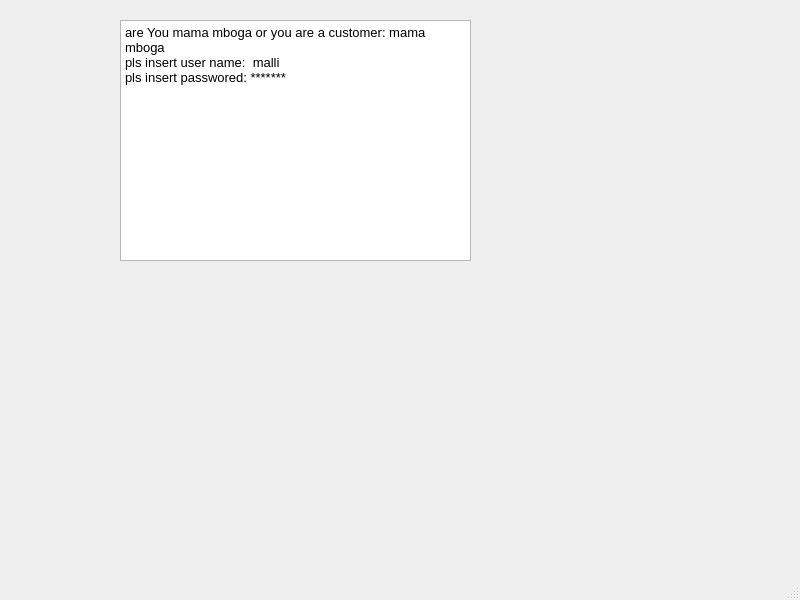
<?xml version="1.0" encoding="UTF-8"?>
<ui version="4.0">
 <class>MainWindow</class>
 <widget class="QMainWindow" name="MainWindow">
  <property name="geometry">
   <rect>
    <x>0</x>
    <y>0</y>
    <width>800</width>
    <height>600</height>
   </rect>
  </property>
  <property name="windowTitle">
   <string>MainWindow</string>
  </property>
  <widget class="QWidget" name="centralwidget">
   <widget class="QTextBrowser" name="textBrowser">
    <property name="geometry">
     <rect>
      <x>120</x>
      <y>20</y>
      <width>351</width>
      <height>241</height>
     </rect>
    </property>
    <property name="html">
     <string>&lt;!DOCTYPE HTML PUBLIC &quot;-//W3C//DTD HTML 4.0//EN&quot; &quot;http://www.w3.org/TR/REC-html40/strict.dtd&quot;&gt;
&lt;html&gt;&lt;head&gt;&lt;meta name=&quot;qrichtext&quot; content=&quot;1&quot; /&gt;&lt;style type=&quot;text/css&quot;&gt;
p, li { white-space: pre-wrap; }
&lt;/style&gt;&lt;/head&gt;&lt;body style=&quot; font-family:'Ubuntu'; font-size:10pt; font-weight:400; font-style:normal;&quot;&gt;
&lt;p style=&quot; margin-top:0px; margin-bottom:0px; margin-left:0px; margin-right:0px; -qt-block-indent:0; text-indent:0px;&quot;&gt;are You mama mboga or you are a customer: mama mboga&lt;/p&gt;
&lt;p style=&quot; margin-top:0px; margin-bottom:0px; margin-left:0px; margin-right:0px; -qt-block-indent:0; text-indent:0px;&quot;&gt;pls insert user name:  malli&lt;/p&gt;
&lt;p style=&quot; margin-top:0px; margin-bottom:0px; margin-left:0px; margin-right:0px; -qt-block-indent:0; text-indent:0px;&quot;&gt;pls insert passwored: *******&lt;/p&gt;
&lt;p style=&quot;-qt-paragraph-type:empty; margin-top:0px; margin-bottom:0px; margin-left:0px; margin-right:0px; -qt-block-indent:0; text-indent:0px;&quot;&gt;&lt;br /&gt;&lt;/p&gt;&lt;/body&gt;&lt;/html&gt;</string>
    </property>
   </widget>
  </widget>
  <widget class="QMenuBar" name="menubar">
   <property name="geometry">
    <rect>
     <x>0</x>
     <y>0</y>
     <width>800</width>
     <height>22</height>
    </rect>
   </property>
  </widget>
  <widget class="QStatusBar" name="statusbar"/>
 </widget>
 <resources/>
 <connections/>
</ui>
